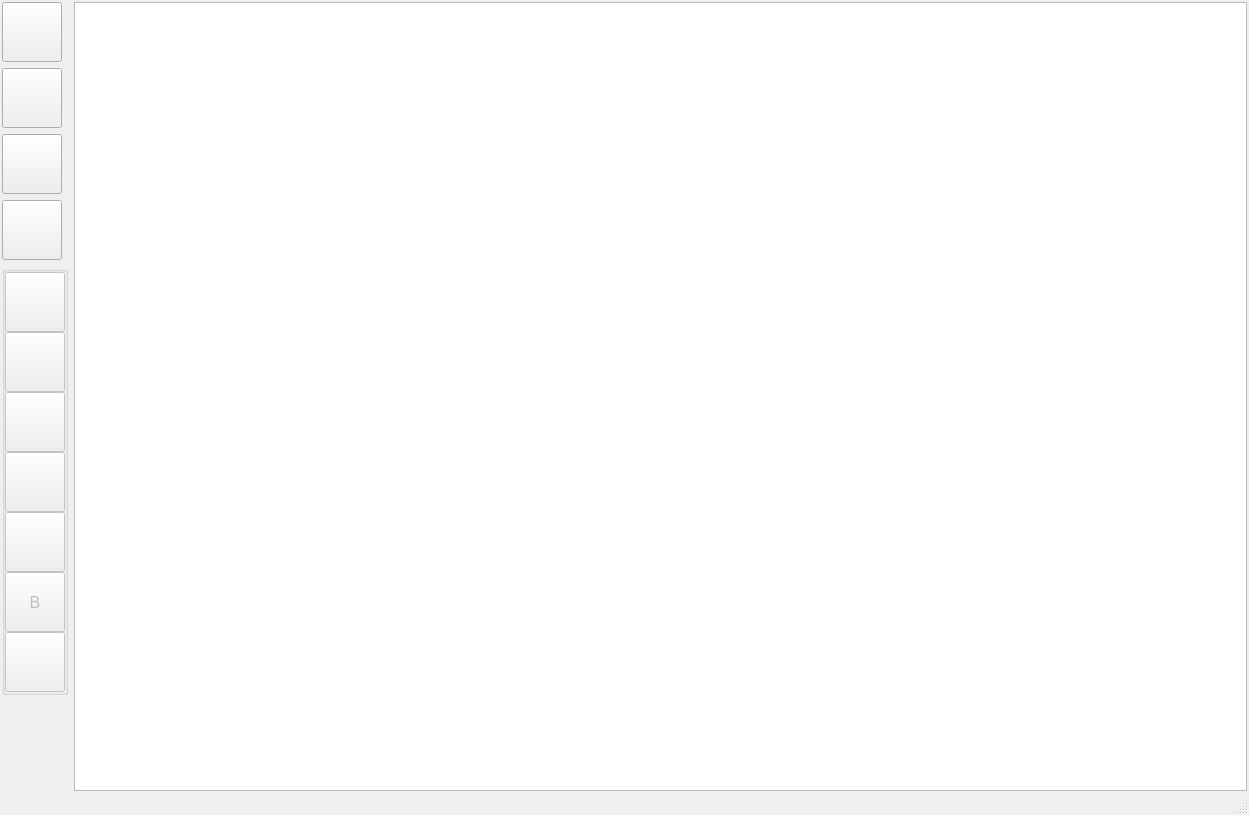
<?xml version="1.0" encoding="UTF-8"?>
<ui version="4.0">
 <class>MainWindow</class>
 <widget class="QMainWindow" name="MainWindow">
  <property name="geometry">
   <rect>
    <x>0</x>
    <y>0</y>
    <width>1249</width>
    <height>815</height>
   </rect>
  </property>
  <property name="sizePolicy">
   <sizepolicy hsizetype="Preferred" vsizetype="Preferred">
    <horstretch>0</horstretch>
    <verstretch>0</verstretch>
   </sizepolicy>
  </property>
  <property name="font">
   <font>
    <family>Segoe UI</family>
    <pointsize>12</pointsize>
   </font>
  </property>
  <property name="windowTitle">
   <string/>
  </property>
  <property name="windowIcon">
   <iconset>
    <normaloff>sources/img/main.png</normaloff>sources/img/main.png</iconset>
  </property>
  <widget class="QWidget" name="centralwidget">
   <layout class="QVBoxLayout" name="verticalLayout_4">
    <property name="spacing">
     <number>0</number>
    </property>
    <property name="leftMargin">
     <number>2</number>
    </property>
    <property name="topMargin">
     <number>2</number>
    </property>
    <property name="rightMargin">
     <number>2</number>
    </property>
    <property name="bottomMargin">
     <number>0</number>
    </property>
    <item>
     <layout class="QHBoxLayout" name="horizontalLayout" stretch="0,1">
      <property name="spacing">
       <number>6</number>
      </property>
      <item>
       <layout class="QVBoxLayout" name="verticalLayout" stretch="0,0,0,0,0,4">
        <property name="leftMargin">
         <number>0</number>
        </property>
        <property name="topMargin">
         <number>0</number>
        </property>
        <property name="rightMargin">
         <number>0</number>
        </property>
        <property name="bottomMargin">
         <number>0</number>
        </property>
        <item>
         <widget class="QPushButton" name="btnAddOrder">
          <property name="sizePolicy">
           <sizepolicy hsizetype="Fixed" vsizetype="Fixed">
            <horstretch>0</horstretch>
            <verstretch>0</verstretch>
           </sizepolicy>
          </property>
          <property name="minimumSize">
           <size>
            <width>60</width>
            <height>60</height>
           </size>
          </property>
          <property name="toolTip">
           <string>Новый заказ</string>
          </property>
          <property name="toolTipDuration">
           <number>-1</number>
          </property>
          <property name="text">
           <string/>
          </property>
          <property name="icon">
           <iconset>
            <normaloff>sources/img/new_box.png</normaloff>sources/img/new_box.png</iconset>
          </property>
          <property name="iconSize">
           <size>
            <width>48</width>
            <height>48</height>
           </size>
          </property>
         </widget>
        </item>
        <item>
         <widget class="QPushButton" name="btnOpenOrder">
          <property name="sizePolicy">
           <sizepolicy hsizetype="Fixed" vsizetype="Fixed">
            <horstretch>0</horstretch>
            <verstretch>0</verstretch>
           </sizepolicy>
          </property>
          <property name="minimumSize">
           <size>
            <width>60</width>
            <height>60</height>
           </size>
          </property>
          <property name="toolTip">
           <string>Открыть выбранный заказ</string>
          </property>
          <property name="text">
           <string/>
          </property>
          <property name="icon">
           <iconset>
            <normaloff>sources/img/view_box.png</normaloff>sources/img/view_box.png</iconset>
          </property>
          <property name="iconSize">
           <size>
            <width>48</width>
            <height>48</height>
           </size>
          </property>
         </widget>
        </item>
        <item>
         <widget class="QPushButton" name="btnReport">
          <property name="sizePolicy">
           <sizepolicy hsizetype="Fixed" vsizetype="Fixed">
            <horstretch>0</horstretch>
            <verstretch>0</verstretch>
           </sizepolicy>
          </property>
          <property name="minimumSize">
           <size>
            <width>60</width>
            <height>60</height>
           </size>
          </property>
          <property name="toolTip">
           <string>Выгрузка отчета</string>
          </property>
          <property name="text">
           <string/>
          </property>
          <property name="icon">
           <iconset>
            <normaloff>sources/img/report1.png</normaloff>sources/img/report1.png</iconset>
          </property>
          <property name="iconSize">
           <size>
            <width>48</width>
            <height>48</height>
           </size>
          </property>
         </widget>
        </item>
        <item>
         <widget class="QPushButton" name="btnSettings">
          <property name="sizePolicy">
           <sizepolicy hsizetype="Fixed" vsizetype="Fixed">
            <horstretch>0</horstretch>
            <verstretch>0</verstretch>
           </sizepolicy>
          </property>
          <property name="minimumSize">
           <size>
            <width>60</width>
            <height>60</height>
           </size>
          </property>
          <property name="toolTip">
           <string>Настройка параметров приложения</string>
          </property>
          <property name="text">
           <string/>
          </property>
          <property name="icon">
           <iconset>
            <normaloff>sources/img/settings.png</normaloff>sources/img/settings.png</iconset>
          </property>
          <property name="iconSize">
           <size>
            <width>48</width>
            <height>48</height>
           </size>
          </property>
         </widget>
        </item>
        <item>
         <widget class="QGroupBox" name="gbReserve">
          <property name="title">
           <string/>
          </property>
          <layout class="QVBoxLayout" name="verticalLayout_2">
           <property name="spacing">
            <number>0</number>
           </property>
           <property name="leftMargin">
            <number>0</number>
           </property>
           <property name="topMargin">
            <number>0</number>
           </property>
           <property name="rightMargin">
            <number>0</number>
           </property>
           <property name="bottomMargin">
            <number>0</number>
           </property>
           <item>
            <widget class="QPushButton" name="btnCsvKCodes">
             <property name="enabled">
              <bool>false</bool>
             </property>
             <property name="sizePolicy">
              <sizepolicy hsizetype="Fixed" vsizetype="Fixed">
               <horstretch>0</horstretch>
               <verstretch>0</verstretch>
              </sizepolicy>
             </property>
             <property name="minimumSize">
              <size>
               <width>60</width>
               <height>60</height>
              </size>
             </property>
             <property name="toolTip">
              <string>Загрузка кодов коробов</string>
             </property>
             <property name="text">
              <string/>
             </property>
             <property name="icon">
              <iconset>
               <normaloff>sources/img/box.png</normaloff>sources/img/box.png</iconset>
             </property>
             <property name="iconSize">
              <size>
               <width>48</width>
               <height>48</height>
              </size>
             </property>
            </widget>
           </item>
           <item>
            <widget class="QPushButton" name="btnCsvPCodes">
             <property name="enabled">
              <bool>false</bool>
             </property>
             <property name="sizePolicy">
              <sizepolicy hsizetype="Fixed" vsizetype="Fixed">
               <horstretch>0</horstretch>
               <verstretch>0</verstretch>
              </sizepolicy>
             </property>
             <property name="minimumSize">
              <size>
               <width>60</width>
               <height>60</height>
              </size>
             </property>
             <property name="toolTip">
              <string>Загрузка кодов паллет</string>
             </property>
             <property name="text">
              <string/>
             </property>
             <property name="icon">
              <iconset>
               <normaloff>sources/img/pallet.png</normaloff>sources/img/pallet.png</iconset>
             </property>
             <property name="iconSize">
              <size>
               <width>48</width>
               <height>48</height>
              </size>
             </property>
            </widget>
           </item>
           <item>
            <widget class="QPushButton" name="btnMakeControlCode">
             <property name="enabled">
              <bool>false</bool>
             </property>
             <property name="sizePolicy">
              <sizepolicy hsizetype="Fixed" vsizetype="Fixed">
               <horstretch>0</horstretch>
               <verstretch>0</verstretch>
              </sizepolicy>
             </property>
             <property name="minimumSize">
              <size>
               <width>60</width>
               <height>60</height>
              </size>
             </property>
             <property name="toolTip">
              <string>Добавить крипто-хвост</string>
             </property>
             <property name="text">
              <string/>
             </property>
             <property name="icon">
              <iconset>
               <normaloff>sources/img/crypto.png</normaloff>sources/img/crypto.png</iconset>
             </property>
             <property name="iconSize">
              <size>
               <width>48</width>
               <height>48</height>
              </size>
             </property>
            </widget>
           </item>
           <item>
            <widget class="QPushButton" name="btnPrintDataMatrix">
             <property name="enabled">
              <bool>false</bool>
             </property>
             <property name="sizePolicy">
              <sizepolicy hsizetype="Fixed" vsizetype="Fixed">
               <horstretch>0</horstretch>
               <verstretch>0</verstretch>
              </sizepolicy>
             </property>
             <property name="minimumSize">
              <size>
               <width>60</width>
               <height>60</height>
              </size>
             </property>
             <property name="toolTip">
              <string>Печать Data Matrix</string>
             </property>
             <property name="text">
              <string/>
             </property>
             <property name="icon">
              <iconset>
               <normaloff>sources/img/printdm.png</normaloff>sources/img/printdm.png</iconset>
             </property>
             <property name="iconSize">
              <size>
               <width>48</width>
               <height>48</height>
              </size>
             </property>
            </widget>
           </item>
           <item>
            <widget class="QPushButton" name="btnPrintDataMatrixSelected">
             <property name="enabled">
              <bool>false</bool>
             </property>
             <property name="sizePolicy">
              <sizepolicy hsizetype="Fixed" vsizetype="Fixed">
               <horstretch>0</horstretch>
               <verstretch>0</verstretch>
              </sizepolicy>
             </property>
             <property name="minimumSize">
              <size>
               <width>60</width>
               <height>60</height>
              </size>
             </property>
             <property name="toolTip">
              <string>Печать Data Matrix</string>
             </property>
             <property name="text">
              <string/>
             </property>
             <property name="iconSize">
              <size>
               <width>48</width>
               <height>48</height>
              </size>
             </property>
            </widget>
           </item>
           <item>
            <widget class="QPushButton" name="btnContrLabel">
             <property name="enabled">
              <bool>false</bool>
             </property>
             <property name="sizePolicy">
              <sizepolicy hsizetype="Expanding" vsizetype="MinimumExpanding">
               <horstretch>0</horstretch>
               <verstretch>0</verstretch>
              </sizepolicy>
             </property>
             <property name="minimumSize">
              <size>
               <width>60</width>
               <height>60</height>
              </size>
             </property>
             <property name="maximumSize">
              <size>
               <width>60</width>
               <height>60</height>
              </size>
             </property>
             <property name="toolTip">
              <string>Печать Data Matrix</string>
             </property>
             <property name="text">
              <string>B</string>
             </property>
             <property name="iconSize">
              <size>
               <width>48</width>
               <height>48</height>
              </size>
             </property>
            </widget>
           </item>
           <item>
            <widget class="QPushButton" name="btnPrintBarcode">
             <property name="enabled">
              <bool>false</bool>
             </property>
             <property name="sizePolicy">
              <sizepolicy hsizetype="Fixed" vsizetype="Fixed">
               <horstretch>0</horstretch>
               <verstretch>0</verstretch>
              </sizepolicy>
             </property>
             <property name="minimumSize">
              <size>
               <width>60</width>
               <height>60</height>
              </size>
             </property>
             <property name="toolTip">
              <string>Печать штрих-кодов коробов</string>
             </property>
             <property name="text">
              <string/>
             </property>
             <property name="icon">
              <iconset>
               <normaloff>sources/img/printpalette.png</normaloff>sources/img/printpalette.png</iconset>
             </property>
             <property name="iconSize">
              <size>
               <width>48</width>
               <height>48</height>
              </size>
             </property>
            </widget>
           </item>
          </layout>
         </widget>
        </item>
        <item>
         <spacer name="verticalSpacer">
          <property name="orientation">
           <enum>Qt::Vertical</enum>
          </property>
          <property name="sizeHint" stdset="0">
           <size>
            <width>20</width>
            <height>40</height>
           </size>
          </property>
         </spacer>
        </item>
       </layout>
      </item>
      <item>
       <widget class="QTableView" name="tView">
        <property name="font">
         <font>
          <pointsize>12</pointsize>
         </font>
        </property>
        <property name="editTriggers">
         <set>QAbstractItemView::NoEditTriggers</set>
        </property>
        <property name="showDropIndicator" stdset="0">
         <bool>false</bool>
        </property>
        <property name="alternatingRowColors">
         <bool>true</bool>
        </property>
       </widget>
      </item>
     </layout>
    </item>
   </layout>
  </widget>
  <widget class="QMenuBar" name="menubar">
   <property name="geometry">
    <rect>
     <x>0</x>
     <y>0</y>
     <width>1249</width>
     <height>21</height>
    </rect>
   </property>
  </widget>
  <widget class="QStatusBar" name="statusbar"/>
 </widget>
 <resources/>
 <connections/>
</ui>
